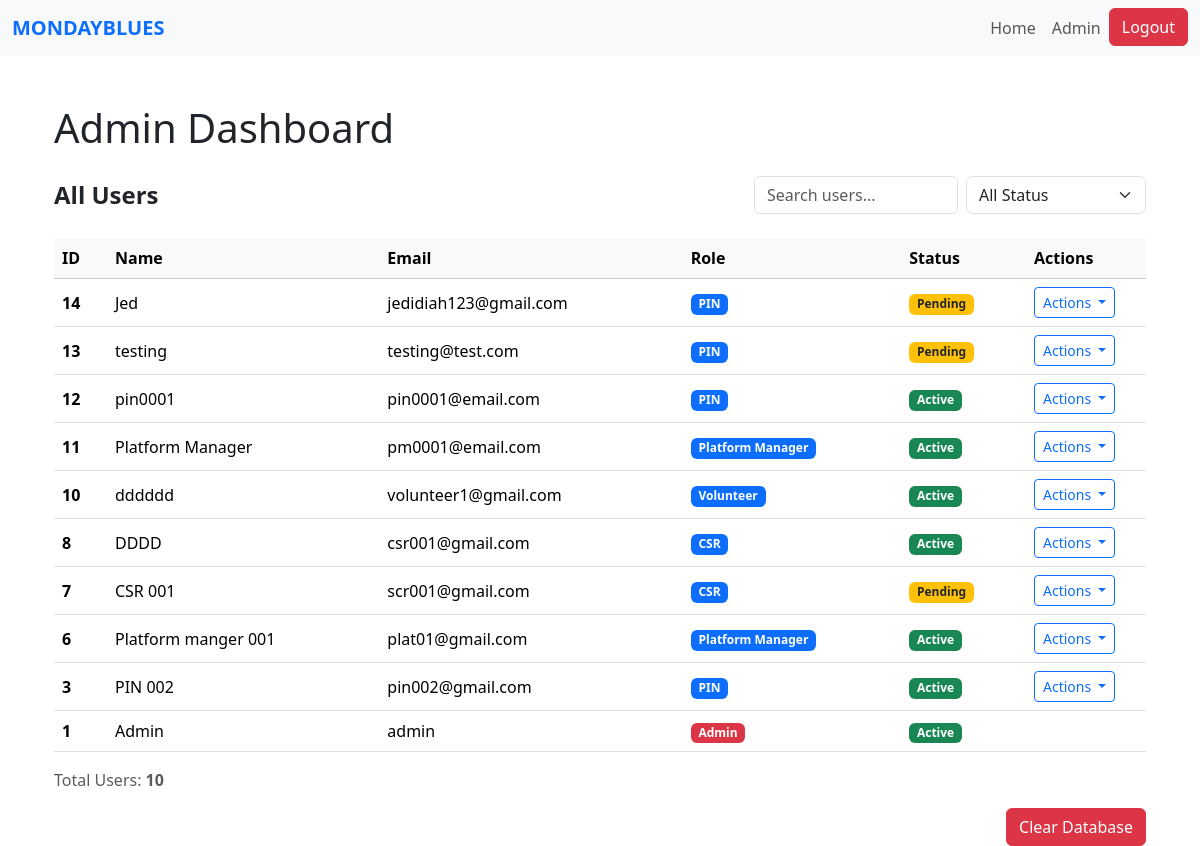
Page /admin (signed in) on the earlier database version.
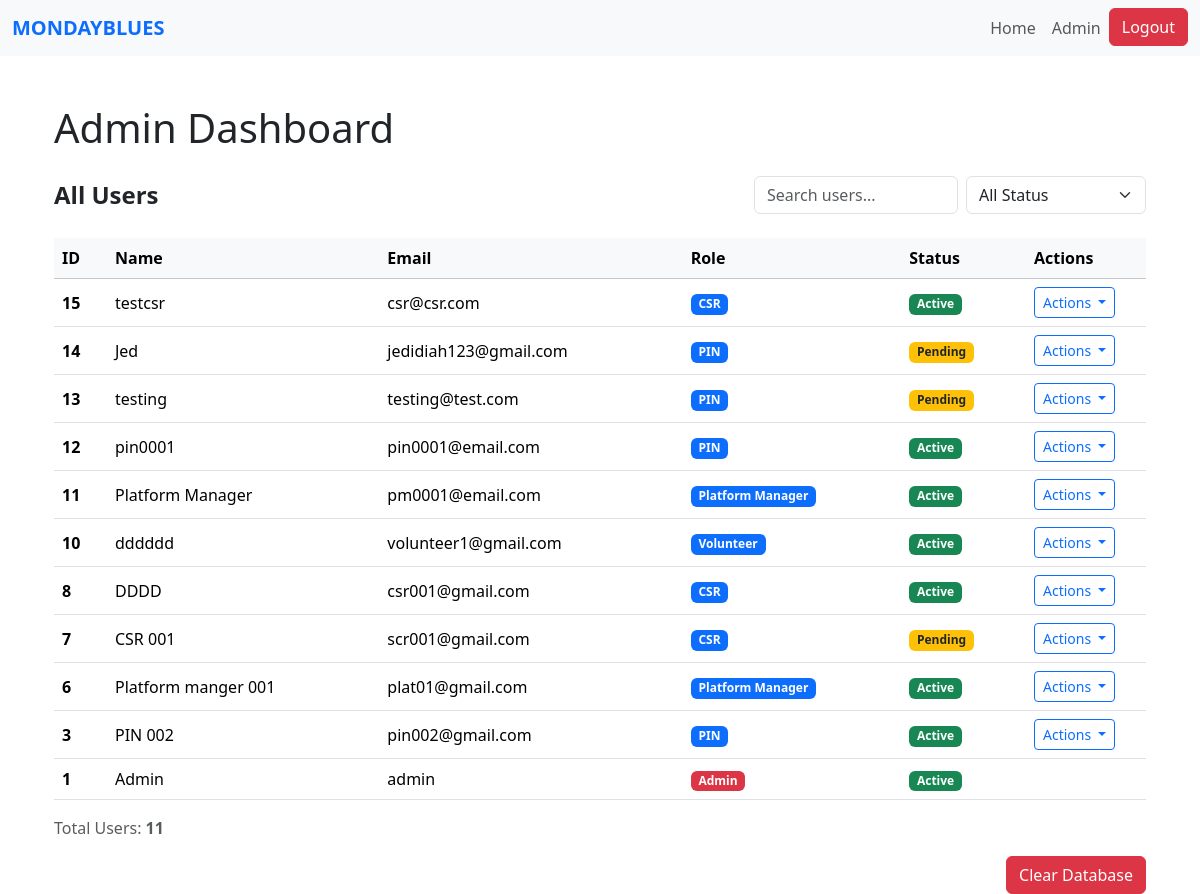
Same page on the later database version.
### website/models.py (models this page shows)
class User(db.Model, UserMixin):
    id = db.Column(db.Integer, primary_key=True)
    name = db.Column(db.String(150))
    email = db.Column(db.String(150), unique=True)
    password = db.Column(db.String(150))
    date_created = db.Column(db.DateTime(timezone=True), default=func.now())
    role = db.Column(db.String(50), default='PIN')
    status = db.Column(db.String(20), default='Pending')  # Pending, Approved, Suspended
    """    total_rating = db.Column(db.Float, default=0)
    num_ratings = db.Column(db.Integer, default=0)

    def update_rating(self, new_rating: float):
        #Update overall CSR rating with a new rating value.
        if self.num_ratings == 0:
            self.total_rating = new_rating
        else:
            self.total_rating = ((self.total_rating * self.num_ratings) + new_rating) / (self.num_ratings + 1)
        self.num_ratings += 1"""

### website/admin.py (the view)
@admin.route('/admin')
@login_required
def dashboard():
    users = User.query.order_by(User.date_created.desc()).all()
    return render_template("admin_dashboard.html", users=users)

### website/templates/admin_dashboard.html (shortened to what this page needs)
{% extends "base.html" %}
{% block content %}
<div class="container mt-5">
    <h1 class="mb-4">Admin Dashboard</h1>
    <div class="user-management">
        <div class="d-flex justify-content-between align-items-center mb-4 flex-wrap gap-3">
            <h4 class="fw-bold mb-0">All Users</h4>
            <div class="d-flex flex align-items-center gap-2">
                <input type="text"
                       class="form-control"
                       placeholder="Search users..."
                       id="searchInput"
                       style="max-width: 250px;">
                <select class="form-select" id="statusFilter" style="max-width: 180px;">
                    <option value="">All Status</option>
                </select>
            </div>
        </div>
        <div class="table-container position-relative">
            <table class="table align-middle table-hover">
                <thead class="table-light sticky-top">
                    <tr>
                        <th>ID</th>
                        <th>Name</th>
                        <th>Email</th>
                        <th>Role</th>
                        <th>Status</th>
                        <th style="width: 120px;">Actions</th>
                    </tr>
                </thead>
                <tbody>
                    {% if users and users|length > 0 %}
                        {% for user in users %}
                        <tr>
                            <td><strong>{{ user.id }}</strong></td>
                            <td>{{ user.name }}</td>
                            <td>{{ user.email }}</td>
                            <td>
                                {% if user.role == 'Admin' %}
                                    <span class="badge bg-danger">{{ user.role }}</span>
                                {% else %}
                                    <span class="badge bg-primary">{{ user.role }}</span>
                                {% endif %}
                            </td>
                            <td>
                                {% if user.status == 'Active' %}
                                    <span class="badge bg-success">Active</span>
                                {% elif user.status == 'Pending' %}
                                    <span class="badge bg-warning text-dark">Pending</span>
                                {% elif user.status == 'Suspended' %}
                                    <span class="badge bg-danger">Suspended</span>
                                {% endif %}
                            </td>
                            <td>
                                {% if user.role != "Admin" %}
                                <div class="dropdown position-static">
                                    <button class="btn btn-outline-primary btn-sm dropdown-toggle"
                                            type="button"
                                            id="actionDropdown{{ user.id }}"
                                            data-bs-toggle="dropdown"
                                            aria-expanded="false">
                                        Actions
                                    </button>
                                </div>
                                {% endif %}
                            </td>
                        </tr>
                        {% endfor %}
                    {% endif %}
                </tbody>
            </table>
        </div>
        {% if users and users|length > 0 %}
        <div class="mt-3 text-muted">
            Total Users: <strong>{{ users|length }}</strong>
        </div>
        {% endif %}
    </div>
    <div class="d-flex justify-content-end mt-3">
      <button class="btn btn-danger" id="clearDatabaseBtn">Clear Database</button>
    </div>
</div>
{% endblock %}

Differences in the rows shown:
added User: id "15", name "testcsr", email "csr@csr.com", role "CSR", status "Active"
Other differences:
{{ users|length }}: "10" → "11"
